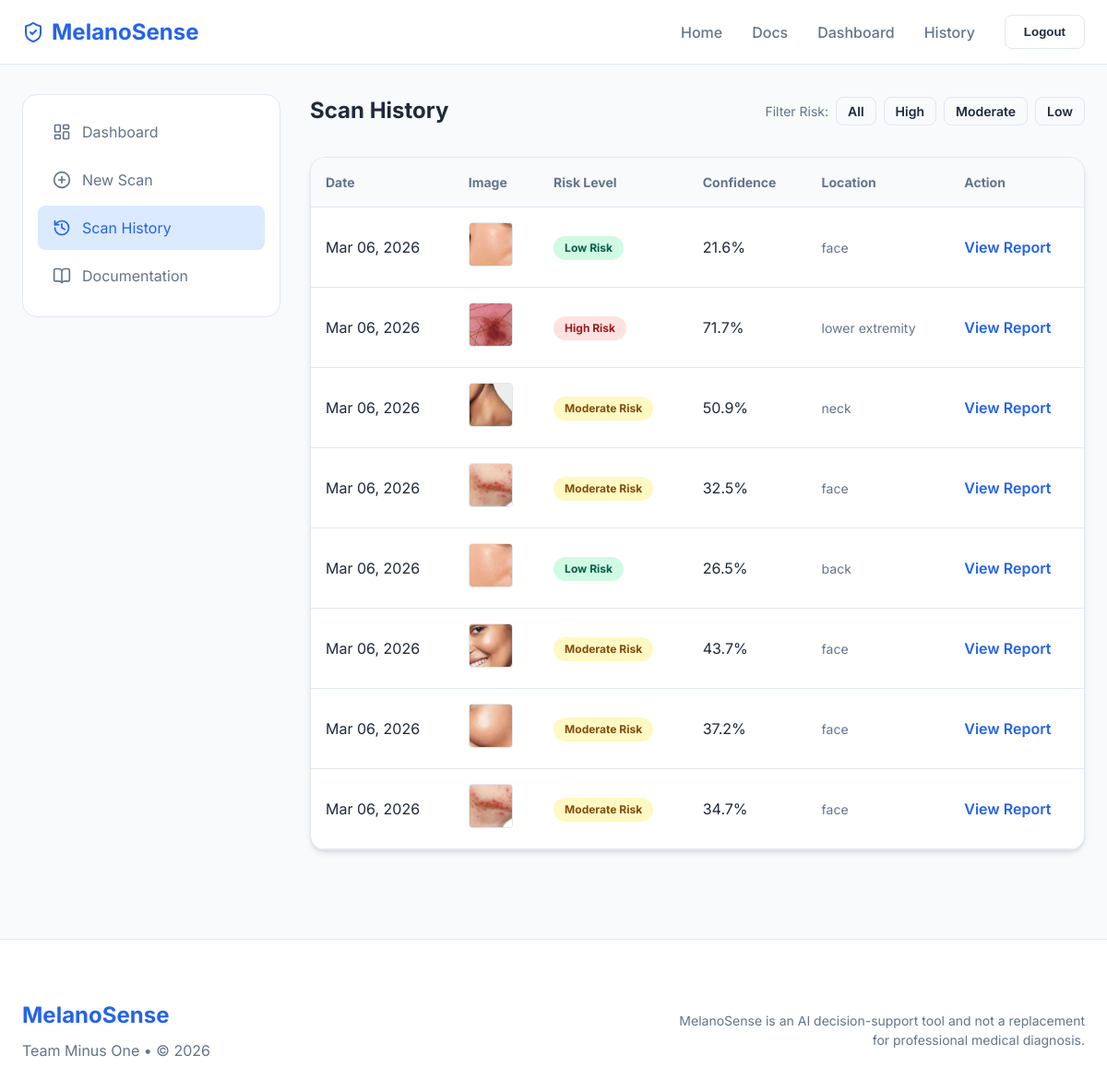
Before: /history/ (signed in) with the older database file.
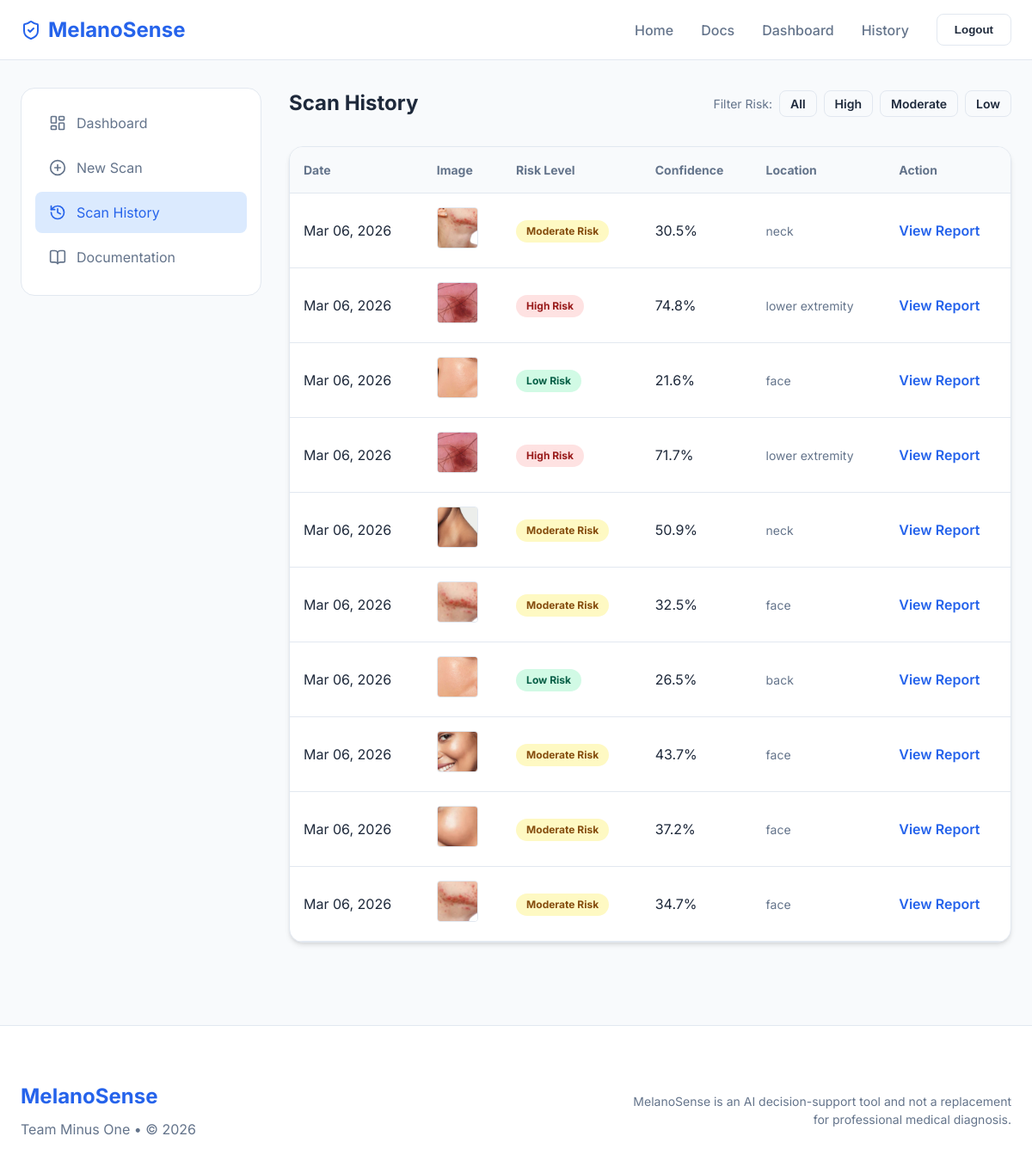
After: the same page with the newer database file.
### predictor/models.py (models this page shows, shortened)
class Scan(models.Model):
    id = models.UUIDField(primary_key=True, default=uuid.uuid4, editable=False)
    user = models.ForeignKey(User, on_delete=models.CASCADE, related_name='scans')
    image = models.ForeignKey(MedicalImage, on_delete=models.CASCADE)
    risk_level = models.CharField(max_length=20, choices=[('Low', 'Low Risk'), ('Moderate', 'Moderate Risk'), ('High', 'High Risk')])
    confidence = models.FloatField()
    age = models.IntegerField()
    sex = models.CharField(max_length=10)
    localization = models.CharField(max_length=50)
    heatmap_image = models.ImageField(upload_to='analysis/heatmaps/', null=True, blank=True)
    roi_image = models.ImageField(upload_to='analysis/roi/', null=True, blank=True)
    created_at = models.DateTimeField(auto_now_add=True)

class MedicalImage(models.Model):
    id = models.UUIDField(primary_key=True, default=uuid.uuid4, editable=False)
    original_file = models.ImageField(upload_to='medical_images/originals/')
    uploaded_at = models.DateTimeField(auto_now_add=True)

### predictor/views.py (the view)
# urls.py: path('history/', views.history, name='history'),
@login_required
def history(request):
    risk_filter = request.GET.get('risk')
    scans = Scan.objects.filter(user=request.user).order_by('-created_at')
    if risk_filter in ['Low', 'Moderate', 'High']:
        scans = scans.filter(risk_level=risk_filter)
    return render(request, 'dashboard/history.html', {
        'scans': scans,
        'selected_risk': risk_filter
    })

### templates/dashboard/history.html (shortened to what this page needs)
{% extends 'base.html' %}
{% load static %}
{% block content %}
<div class="container">
    <div class="dashboard-grid">
        <aside class="sidebar">
            <a href="/dashboard" class="sidebar-link">
                <i data-lucide="layout-dashboard" style="width: 20px;"></i>
                Dashboard
            </a>
            <a href="/scan" class="sidebar-link">
                <i data-lucide="plus-circle" style="width: 20px;"></i>
                New Scan
            </a>
            <a href="/history" class="sidebar-link active">
                <i data-lucide="history" style="width: 20px;"></i>
                Scan History
            </a>
            <a href="/documentation" class="sidebar-link">
                <i data-lucide="book-open" style="width: 20px;"></i>
                Documentation
            </a>
        </aside>
        <section>
            <div class="flex-between mb-4">
                <h1>Scan History</h1>
                <div class="flex gap-1" style="align-items: center;">
                    <span class="text-sm" style="color: var(--text-muted);">Filter Risk:</span>
                    <a href="/history" class="btn btn-outline {% if not selected_risk %}active{% endif %}"
                        style="padding: 0.25rem 0.75rem; font-size: 0.875rem;">All</a>
                    <a href="/history?risk=High"
                        class="btn btn-outline {% if selected_risk == 'High' %}active{% endif %}"
                        style="padding: 0.25rem 0.75rem; font-size: 0.875rem;">High</a>
                    <a href="/history?risk=Moderate"
                        class="btn btn-outline {% if selected_risk == 'Moderate' %}active{% endif %}"
                        style="padding: 0.25rem 0.75rem; font-size: 0.875rem;">Moderate</a>
                    <a href="/history?risk=Low" class="btn btn-outline {% if selected_risk == 'Low' %}active{% endif %}"
                        style="padding: 0.25rem 0.75rem; font-size: 0.875rem;">Low</a>
                </div>
            </div>
            {% if scans %}
            <div class="card table-container">
                <table class="table">
                    <thead>
                        <tr>
                            <th>Date</th>
                            <th>Image</th>
                            <th>Risk Level</th>
                            <th>Confidence</th>
                            <th>Location</th>
                            <th>Action</th>
                        </tr>
                    </thead>
                    <tbody>
                        {% for scan in scans %}
                        <tr>
                            <td>{{ scan.created_at|date:"M d, Y" }}</td>
                            <td>
                                <img src="{{ scan.image.original_file.url }}" alt="Lesion scan"
                                    style="width: 48px; height: 48px; object-fit: cover; border-radius: 0.25rem; border: 1px solid var(--border);">
                            </td>
                            <td>
                                <span class="badge risk-{{ scan.risk_level|lower|cut:' risk' }} text-xs">
                                    {{ scan.risk_level }}{% if 'Risk' not in scan.risk_level %} Risk{% endif %}
                                </span>
                            </td>
                            <td>{{ scan.confidence|floatformat:1 }}%</td>
                            <td class="text-sm" style="color: var(--text-muted);">{{ scan.localization }}</td>
                            <td>
                                <a href="/scan/?id={{ scan.id }}" class="font-semibold"
                                    style="color: var(--primary); text-decoration: none;">View Report</a>
                            </td>
                        </tr>
                        {% endfor %}
                    </tbody>
                </table>
            </div>
            {% endif %}
        </section>
    </div>
</div>
{% endblock %}

### templates/base.html (shortened to what this page needs)
{% load static %}
<!DOCTYPE html>
<html lang="en">
<head>
    <link rel="stylesheet" href="{% static 'css/style.css' %}">
    <link rel="stylesheet" href="https://cdnjs.cloudflare.com/ajax/libs/cropperjs/1.5.13/cropper.min.css">
</head>
<body>
    <header class="header">
        <div class="container nav">
            <a href="/" class="logo">
                <i data-lucide="shield-check"></i>
                MelanoSense
            </a>
            <div class="nav-links">
                <a href="/" class="nav-link">Home</a>
                <a href="/documentation" class="nav-link">Docs</a>
                {% if user.is_authenticated %}
                <a href="/dashboard" class="nav-link">Dashboard</a>
                <a href="/history" class="nav-link">History</a>
                <form action="{% url 'logout' %}" method="post" class="inline">
                    <button type="submit" class="btn btn-outline">Logout</button>
                </form>
                {% else %}
                <a href="/login" class="nav-link">Login</a>
                <a href="/register" class="btn btn-primary">Start Free Scan</a>
                {% endif %}
            </div>
        </div>
    </header>
    <main>
        {% block content %}{% endblock %}
    </main>
    <footer class="footer">
        <div class="container">
            <div class="flex-between">
                <div>
                    <div class="logo mb-1">MelanoSense</div>
                    <p style="color: var(--text-muted);">Team Minus One • © 2026</p>
                </div>
                <div class="text-right">
                    <p class="text-sm" style="color: var(--text-muted);">
                        MelanoSense is an AI decision-support tool and not a replacement <br>
                        for professional medical diagnosis.
                    </p>
                </div>
            </div>
        </div>
    </footer>
</body>
</html>

### static/css/style.css (style rules this page uses)
:root { --primary: #2563eb; --primary-dark: #1e40af; --primary-light: #dbeafe; --secondary: #0ea5e9; --accent: #f59e0b; --success: #10b981; --warning: #facc15; --danger: #ef4444; --background: #f8fafc; --surface: #ffffff; --text: #1e293b; --text-muted: #64748b; --border: #e2e8f0; --shadow: 0 4px 6px -1px rgb(0 0 0 / 0.1), 0 2px 4px -2px rgb(0 0 0 / 0.1); }
* { margin: 0; padding: 0; box-sizing: border-box; }
body { font-family: 'Inter', system-ui, -apple-system, sans-serif; background-color: var(--background); color: var(--text); line-height: 1.5; }
.container { max-width: 1200px; margin: 0 auto; padding: 0 1.5rem; }
.header { background-color: var(--surface); border-bottom: 1px solid var(--border); padding: 1rem 0; position: sticky; top: 0; z-index: 50; }
.nav { display: flex; justify-content: space-between; align-items: center; }
.logo { display: flex; align-items: center; gap: 0.5rem; font-size: 1.5rem; font-weight: 700; color: var(--primary); text-decoration: none; }
.nav-links { display: flex; gap: 2rem; align-items: center; }
.nav-link { text-decoration: none; color: var(--text-muted); font-weight: 500; transition: color 0.2s; }
.btn { display: inline-flex; align-items: center; justify-content: center; padding: 0.625rem 1.25rem; border-radius: 0.5rem; font-weight: 600; cursor: pointer; transition: all 0.2s; border: none; text-decoration: none; gap: 0.5rem; }
.btn-outline { background-color: transparent; border: 1px solid var(--border); color: var(--text); }
.card { background-color: var(--surface); border-radius: 1rem; border: 1px solid var(--border); padding: 1.5rem; box-shadow: var(--shadow); }
.dashboard-grid { display: grid; grid-template-columns: 280px 1fr; gap: 2rem; padding: 2rem 0; }
.sidebar { background-color: var(--surface); border-radius: 1rem; border: 1px solid var(--border); padding: 1rem; height: fit-content; }
.sidebar-link { display: flex; align-items: center; gap: 0.75rem; padding: 0.75rem 1rem; text-decoration: none; color: var(--text-muted); border-radius: 0.5rem; margin-bottom: 0.25rem; }
.sidebar-link:hover, .sidebar-link.active { background-color: var(--primary-light); color: var(--primary); }
.footer { padding: 4rem 0 2rem; background-color: var(--surface); border-top: 1px solid var(--border); margin-top: 4rem; }
.flex { display: flex; }
.flex-between { display: flex; justify-content: space-between; align-items: center; }
.gap-1 { gap: 0.5rem; }
.mb-1 { margin-bottom: 0.5rem; }
.mb-4 { margin-bottom: 2rem; }
.text-right { text-align: right; }
.text-sm { font-size: 0.875rem; }
.text-xs { font-size: 0.75rem; }
.font-semibold { font-weight: 600; }
.risk-high { background-color: #fee2e2; color: #991b1b; }
.risk-moderate { background-color: #fef9c3; color: #854d0e; }
.risk-low { background-color: #d1fae5; color: #065f46; }
.table-container { padding: 0; overflow: hidden; }
.table { width: 100%; border-collapse: collapse; text-align: left; }
.table th { background-color: #f8fafc; border-bottom: 1px solid var(--border); padding: 1rem; font-size: 0.875rem; color: var(--text-muted); }
.table td { padding: 1rem; border-bottom: 1px solid var(--border); }
.badge { display: inline-flex; padding: 0.25rem 0.75rem; border-radius: 9999px; font-weight: 700; }

Changed rows visible on the page:
added Scan: created_at "Mar 06, 2026", image.original_file (picture), risk_level "Moderate", shows "Risk", confidence "30.5", localization "neck"
added Scan: created_at "Mar 06, 2026", image.original_file (picture), risk_level "High", shows "Risk", confidence "74.8", localization "lower extremity"
